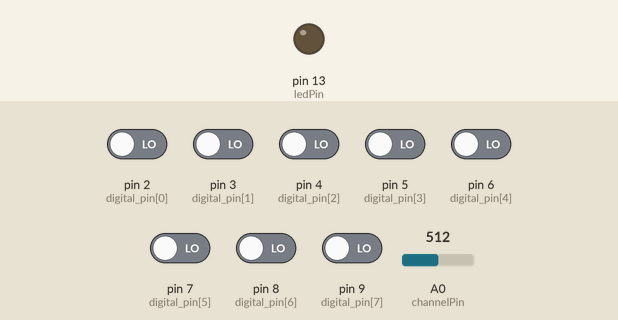
Bench run of a sketch on a simulated Arduino Uno, built with avr-gcc and run on an emulated ATmega328P. On the bench: output pins drawn as LEDs (lit = HIGH). Inputs (shaded band) come from the test bench; at power-on: pin 2 (digital_pin[0]), pin 3 (digital_pin[1]), pin 4 (digital_pin[2]), pin 5 (digital_pin[3]), pin 6 (digital_pin[4]), pin 7 (digital_pin[5]), pin 8 (digital_pin[6]), pin 9 (digital_pin[7]) LOW, A0 (channelPin) = 512. MIDI output is not drawn.

Above: at 1.2 s.
1.3 s: pin 2 (digital_pin[0]) driven HIGH
Timing chart, 0 to 4.3 s (numbered marks = the images above; inputs shaded):
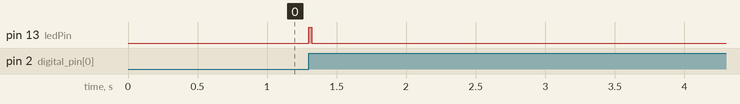

Measured:
- after the input at 1.3 s, pin 13 (ledPin): LOW → HIGH at once, → LOW 0.02 s later

The sketch:

MIDI.ino
```cpp
#include <MIDI.h>
MIDI_CREATE_DEFAULT_INSTANCE();

bool debug = false;

const int analog_num = 0;
const int digital_num = 8;
const int analog_max = 5;
const int digital_max = 11;
const int channel_num = 5;
const int log_num = 100;

const int ledPin = 13;
const int channelPin = A0;

const int digital_pin[digital_max] = {
  2, 3, 4, 5, 6, 7, 8, 9, 10, 11, 12
};
const int analog_pin[analog_max] = {
  A1, A2, A3, A4, A5
};

int digital_note[digital_max] = {
  60, 62, 64, 65, 67, 69, 71, 72, 74, 76, 77
};

int analog_control[analog_max] = {
  1, 2, 3, 4, 5
};

int velo = 127;

struct tLog
{
  bool digital[digital_num];
  int analog[analog_num];
};

int temp = 0;
tLog saved_log[log_num];
tLog last_statue, new_statue;

bool turnning[analog_max] = {0};
bool lighting = false;
bool sending = false;
int cur_channel = 0;
int cur_log = -1;

void blinkLed(bool light) {
  static int time = 0;
  if (light) {
    time = 100;
  }
  if (time > 0) {
    time--;
  }

  if (time > 0) {
    if (!lighting) {
      digitalWrite(ledPin, HIGH);
      lighting = true;
    }
  }
  else {
    if (lighting) {
      digitalWrite(ledPin, LOW);
      lighting = false;
    }
  }
}

void readChannel() {
  temp = analogRead(channelPin);
  if (temp <= 196) {
    cur_channel = 1;
  }
  else if (temp >= 206 && temp <= 403) {
    cur_channel = 2;
  }
  else if (temp >= 413 && temp <= 610) {
    cur_channel = 3;
  }
  else if (temp >= 620 && temp <= 817) {
    cur_channel = 4;
  }
  else if (temp >=827) {
    cur_channel = 5;
  }
}

void readData() {
  for (int i = 0; i < digital_num; i++) {
    saved_log[cur_log].digital[i] = digitalRead(digital_pin[i]);
  }
  for (int i = 0; i < analog_num; i++) {
    saved_log[cur_log].analog[i] = map(analogRead(analog_pin[i]), 0, 1023, 0, 127);
  }
}

void digitalAnalyse() {
  for (int i = 0; i < digital_num; i++) {
    if (!last_statue.digital[i]) {
      if (saved_log[cur_log].digital[i]) {
        new_statue.digital[i] = true;
      }
      else {
        new_statue.digital[i] = false;
      }
    }
    else {
      if (saved_log[cur_log].digital[i]) {
        new_statue.digital[i] = true;
      }
      else {
        temp = 0;
        for (int j = 0; j < log_num; j++) {
          if (saved_log[j].digital[i]) {
            temp = 1;
            break;
          }
        }
        if (temp) {
          new_statue.digital[i] = true;
        }
        else {
          new_statue.digital[i] = false;
        }
      }
    }
  }
}

void analogAnalyse() {
  for (int i = 0; i < analog_num; i++) {
    new_statue.analog[i] = 3 * (int)(saved_log[cur_log].analog[i] / 3);
  }
}

void analyse() {
  digitalAnalyse();
  analogAnalyse();
}

void sendData() {
  for (int i = 0; i < digital_num; i++) {
    if (new_statue.digital[i] != last_statue.digital[i]) {
      if (new_statue.digital[i]) {
        if (!debug) {
          MIDI.sendNoteOn(digital_note[i] + (cur_channel - 3) * 12, velo, cur_channel);
        }
        else {
          Serial.println("Note On");
          Serial.print(digital_note[i] + (cur_channel - 3) * 12);
          Serial.print(" ");
          Serial.print(velo);
          Serial.print(" ");
          Serial.println(cur_channel);
          Serial.println();
        }
        sending = true;
      }
      else {
        if (!debug) {
          MIDI.sendNoteOff(digital_note[i] + (cur_channel - 3) * 12, 0, cur_channel);
        }
        else {
          Serial.println("Note Off");
          Serial.print(digital_note[i] + (cur_channel - 3) * 12);
          Serial.print(" ");
          Serial.print(velo);
          Serial.print(" ");
          Serial.println(cur_channel);
          Serial.println();
        }
        sending = true;
      }
    }
  }

  for(int i = 0; i < analog_num; i++) {
    if (new_statue.analog[i] != last_statue.analog[i]) {
      if (!debug) {
        MIDI.sendControlChange(analog_control[i], new_statue.analog[i], cur_channel);
      }
      else {
        Serial.println("Control Change");
        Serial.print(analog_control[i]);
        Serial.print(" ");
        Serial.print(new_statue.analog[i]);
        Serial.print(" ");
        Serial.println(cur_channel);
        Serial.println();
      }
      sending = true;
    }
  }
}

void setup() {
  if (!debug) {
    MIDI.begin(1);
  }
  else {
    Serial.begin(9600);
  }

  pinMode(ledPin, OUTPUT);
  digitalWrite(ledPin, LOW);
  pinMode(channelPin, INPUT);

  for (int i = 0; i < digital_num; i++) {
    pinMode(digital_pin[i], INPUT);
  }
  for (int i = 0; i < analog_num; i++) {
    pinMode(analog_pin[i], INPUT);
  }

  for (int i = 0; i < log_num; i++)
  {
    for (int j = 0; j < digital_num; j++) {
      saved_log[i].digital[j] = false;
    }
    for (int j = 0; j < analog_num; j++) {
      saved_log[i].analog[j] = 0;
    }
  }

  for (int i = 0; i < digital_num; i++) {
    last_statue.digital[i] = false;
    new_statue.digital[i] = false;
  }
  for (int i = 0; i < analog_num; i++) {
    last_statue.analog[i] = 0;
    new_statue.analog[i] = 0;
  }
}

void loop() {
  sending = false;

  cur_log++;
  cur_log %= log_num;

  readChannel();
  readData();
  analyse();
  sendData();

  blinkLed(sending);

  last_statue = new_statue;
}
```
